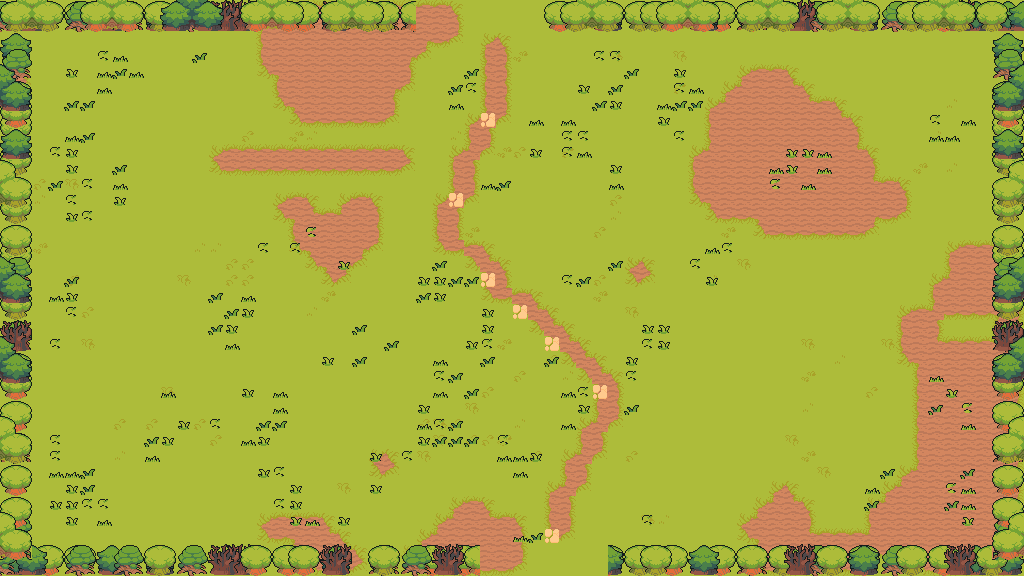

This is a level from a 2D game, rendered from its Tiled map with the project's own tilesets. A one-line summary and the map file follow, with tile-layer data summarised:
An orthogonal 64x36 tile map with 16x16 px tiles, 7 tile layers (floor, ground, path, decor, ...), 8 tilesets and 35 objects (17x prop, 8x spawn, 7x obstacle, 2x door, playerStart).

<map version="1.10" tiledversion="1.11.0" orientation="orthogonal" renderorder="right-down" width="64" height="36" tilewidth="16" tileheight="16" infinite="0" nextlayerid="9" nextobjectid="36">
 <properties>
    <property name="chapter" type="int" value="3" />
    <property name="room" type="int" value="16" />
    <property name="isBossRoom" type="bool" value="false" />
 </properties>
 <tileset firstgid="1" source="ground.tsx" />
 <tileset firstgid="241" source="village.tsx" />
 <tileset firstgid="481" source="house.tsx" />
 <tileset firstgid="1240" source="towers.tsx" />
 <tileset firstgid="1384" source="hole.tsx" />
 <tileset firstgid="1439" source="floordetail.tsx" />
 <tileset firstgid="1519" source="tilefloor.tsx" />
 <tileset firstgid="2091" source="nature.tsx" />
 <layer id="1" name="floor" width="64" height="36">
  <data>[2304 cells, 2304 non-empty, 5 distinct tile ids]</data>
 </layer>
 <layer id="2" name="ground" width="64" height="36">
  <data>[2304 cells, 490 non-empty, 13 distinct tile ids]</data>
 </layer>
 <layer id="3" name="path" width="64" height="36">
  <data>[2304 cells, 106 non-empty, 10 distinct tile ids]</data>
 </layer>
 <layer id="4" name="decor" width="64" height="36">
  <data>[2304 cells, 195 non-empty, 5 distinct tile ids]</data>
 </layer>
 <layer id="5" name="border-back" width="64" height="36">
  <data>[2304 cells, 290 non-empty, 28 distinct tile ids]</data>
 </layer>
 <layer id="6" name="border-mid" width="64" height="36">
  <data>[2304 cells, 287 non-empty, 28 distinct tile ids]</data>
 </layer>
 <layer id="7" name="border-front" width="64" height="36">
  <data>[2304 cells, 156 non-empty, 52 distinct tile ids]</data>
 </layer>
 <objectgroup id="8" name="objects">
  <object id="1" name="playerStart" x="544" y="304"><point /></object>
  <object id="2" name="spawn" x="424" y="320">
   <properties>
    <property name="role" value="chaser" />
    <property name="wave" type="int" value="1" />
    <property name="elite" type="bool" value="false" />
   </properties>
  <point /></object>
  <object id="3" name="spawn" x="600" y="120">
   <properties>
    <property name="role" value="caster" />
    <property name="wave" type="int" value="1" />
    <property name="elite" type="bool" value="false" />
   </properties>
  <point /></object>
  <object id="4" name="spawn" x="584" y="440">
   <properties>
    <property name="role" value="tank" />
    <property name="wave" type="int" value="2" />
    <property name="elite" type="bool" value="false" />
   </properties>
  <point /></object>
  <object id="5" name="spawn" x="432" y="216">
   <properties>
    <property name="role" value="chaser" />
    <property name="wave" type="int" value="2" />
    <property name="elite" type="bool" value="false" />
   </properties>
  <point /></object>
  <object id="6" name="spawn" x="472" y="472">
   <properties>
    <property name="role" value="caster" />
    <property name="wave" type="int" value="3" />
    <property name="elite" type="bool" value="false" />
   </properties>
  <point /></object>
  <object id="7" name="spawn" x="576" y="176">
   <properties>
    <property name="role" value="tank" />
    <property name="wave" type="int" value="3" />
    <property name="elite" type="bool" value="false" />
   </properties>
  <point /></object>
  <object id="8" name="spawn" x="680" y="304">
   <properties>
    <property name="role" value="chaser" />
    <property name="wave" type="int" value="3" />
    <property name="elite" type="bool" value="false" />
   </properties>
  <point /></object>
  <object id="9" name="spawn" x="472" y="200">
   <properties>
    <property name="role" value="tank" />
    <property name="wave" type="int" value="3" />
    <property name="elite" type="bool" value="false" />
   </properties>
  <point /></object>
  <object id="10" name="door" x="544" y="568"><point /></object>
  <object id="11" name="door" x="488" y="8"><point /></object>
  <object id="12" name="obstacle" x="0" y="544" width="480" height="32">
   <properties>
    <property name="kind" value="edge" />
   </properties>
  </object>
  <object id="13" name="obstacle" x="608" y="544" width="416" height="32">
   <properties>
    <property name="kind" value="edge" />
   </properties>
  </object>
  <object id="14" name="obstacle" x="0" y="0" width="416" height="32">
   <properties>
    <property name="kind" value="edge" />
   </properties>
  </object>
  <object id="15" name="obstacle" x="544" y="0" width="480" height="32">
   <properties>
    <property name="kind" value="edge" />
   </properties>
  </object>
  <object id="16" name="obstacle" x="0" y="32" width="32" height="512">
   <properties>
    <property name="kind" value="edge" />
   </properties>
  </object>
  <object id="17" name="obstacle" x="992" y="32" width="32" height="512">
   <properties>
    <property name="kind" value="edge" />
   </properties>
  </object>
  <object id="18" name="obstacle" x="192" y="448" width="32" height="32">
   <properties>
    <property name="kind" value="pit" />
   </properties>
  </object>
  <object id="19" name="prop" x="208" y="80" width="64" height="48">
   <properties>
    <property name="key" value="house-ruined" />
   </properties>
  </object>
  <object id="20" name="prop" x="304" y="64" width="64" height="48">
   <properties>
    <property name="key" value="ruined-house-orange" />
   </properties>
  </object>
  <object id="21" name="prop" x="208" y="176" width="32" height="16">
   <properties>
    <property name="key" value="low-broken-wall" />
   </properties>
  </object>
  <object id="22" name="prop" x="256" y="176" width="48" height="32">
   <properties>
    <property name="key" value="palisade-ruined" />
   </properties>
  </object>
  <object id="23" name="prop" x="128" y="112" width="48" height="32">
   <properties>
    <property name="key" value="palisade-ruined" />
   </properties>
  </object>
  <object id="24" name="prop" x="400" y="96" width="32" height="16">
   <properties>
    <property name="key" value="low-broken-wall" />
   </properties>
  </object>
  <object id="25" name="prop" x="160" y="64" width="16" height="22">
   <properties>
    <property name="key" value="pillar-stump" />
   </properties>
  </object>
  <object id="26" name="prop" x="256" y="80" width="16" height="16">
   <properties>
    <property name="key" value="bush-green" />
   </properties>
  </object>
  <object id="27" name="prop" x="352" y="128" width="16" height="16">
   <properties>
    <property name="key" value="bush-green" />
   </properties>
  </object>
  <object id="28" name="prop" x="272" y="80" width="16" height="16">
   <properties>
    <property name="key" value="grass-tall" />
   </properties>
  </object>
  <object id="29" name="prop" x="767" y="104" width="16" height="16">
   <properties>
    <property name="key" value="stump-mossy" />
   </properties>
  </object>
  <object id="30" name="prop" x="720" y="64" width="16" height="16">
   <properties>
    <property name="key" value="bush-light" />
   </properties>
  </object>
  <object id="31" name="prop" x="366" y="398" width="26" height="32">
   <properties>
    <property name="key" value="stone-tower-ruined" />
   </properties>
  </object>
  <object id="32" name="prop" x="256" y="352" width="16" height="16">
   <properties>
    <property name="key" value="grass-tall" />
   </properties>
  </object>
  <object id="33" name="prop" x="480" y="496" width="16" height="16">
   <properties>
    <property name="key" value="bush-green" />
   </properties>
  </object>
  <object id="34" name="prop" x="831" y="468" width="16" height="42">
   <properties>
    <property name="key" value="pillar-broken" />
   </properties>
  </object>
  <object id="35" name="prop" x="592" y="304" width="16" height="16">
   <properties>
    <property name="key" value="bush-light" />
   </properties>
  </object>
 </objectgroup>
</map>
